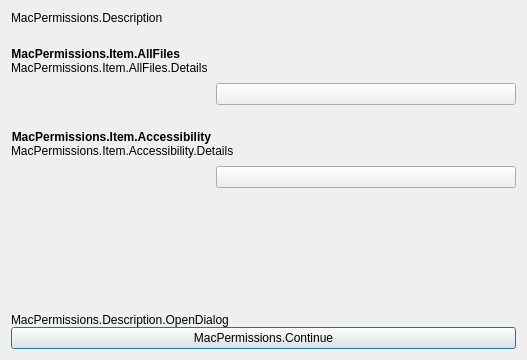
<?xml version="1.0" encoding="UTF-8"?>
<ui version="4.0">
 <class>PermissionDialog</class>
 <widget class="QDialog" name="PermissionDialog">
  <property name="geometry">
   <rect>
    <x>0</x>
    <y>0</y>
    <width>527</width>
    <height>360</height>
   </rect>
  </property>
  <property name="sizePolicy">
   <sizepolicy hsizetype="Minimum" vsizetype="Minimum">
    <horstretch>0</horstretch>
    <verstretch>0</verstretch>
   </sizepolicy>
  </property>
  <property name="minimumSize">
   <size>
    <width>0</width>
    <height>0</height>
   </size>
  </property>
  <property name="windowTitle">
   <string>MacPermissions.Title</string>
  </property>
  <property name="styleSheet">
   <string notr="true"/>
  </property>
  <layout class="QGridLayout" name="gridLayout_2">
   <item row="0" column="0">
    <layout class="QVBoxLayout" name="verticalLayout">
     <property name="spacing">
      <number>0</number>
     </property>
     <property name="sizeConstraint">
      <enum>QLayout::SetNoConstraint</enum>
     </property>
     <property name="leftMargin">
      <number>0</number>
     </property>
     <property name="topMargin">
      <number>0</number>
     </property>
     <property name="rightMargin">
      <number>0</number>
     </property>
     <property name="bottomMargin">
      <number>0</number>
     </property>
     <item>
      <layout class="QVBoxLayout" name="verticalLayout_7">
       <item>
        <widget class="QLabel" name="label">
         <property name="text">
          <string>MacPermissions.Description</string>
         </property>
         <property name="wordWrap">
          <bool>true</bool>
         </property>
        </widget>
       </item>
       <item>
        <layout class="QGridLayout" name="gridLayout">
         <item row="1" column="0">
          <spacer name="verticalSpacer">
           <property name="orientation">
            <enum>Qt::Vertical</enum>
           </property>
           <property name="sizeHint" stdset="0">
            <size>
             <width>20</width>
             <height>40</height>
            </size>
           </property>
          </spacer>
         </item>
         <item row="3" column="0">
          <widget class="QPushButton" name="continueButton">
           <property name="cursor">
            <cursorShape>PointingHandCursor</cursorShape>
           </property>
           <property name="text">
            <string>MacPermissions.Continue</string>
           </property>
          </widget>
         </item>
         <item row="2" column="0">
          <widget class="QLabel" name="label_2">
           <property name="text">
            <string>MacPermissions.Description.OpenDialog</string>
           </property>
           <property name="wordWrap">
            <bool>true</bool>
           </property>
           <property name="bottomMargin" stdset="0">
            <number>8</number>
           </property>
          </widget>
         </item>
         <item row="0" column="0">
          <layout class="QFormLayout" name="formLayout">
           <property name="fieldGrowthPolicy">
            <enum>QFormLayout::AllNonFixedFieldsGrow</enum>
           </property>
           <property name="rowWrapPolicy">
            <enum>QFormLayout::WrapAllRows</enum>
           </property>
           <property name="topMargin">
            <number>22</number>
           </property>
           <property name="bottomMargin">
            <number>0</number>
           </property>
           <item row="0" column="0">
            <widget class="QLabel" name="label_9">
             <property name="font">
              <font>
               <weight>75</weight>
               <bold>true</bold>
              </font>
             </property>
             <property name="text">
              <string>MacPermissions.Item.AllFiles</string>
             </property>
             <property name="alignment">
              <set>Qt::AlignRight|Qt::AlignTrailing|Qt::AlignVCenter</set>
             </property>
            </widget>
           </item>
           <item row="0" column="1">
            <widget class="QLabel" name="label_10">
             <property name="text">
              <string>MacPermissions.Item.AllFiles.Details</string>
             </property>
            </widget>
           </item>
           <item row="1" column="1">
            <layout class="QHBoxLayout" name="horizontalLayout_4">
             <property name="topMargin">
              <number>8</number>
             </property>
             <property name="bottomMargin">
              <number>25</number>
             </property>
             <item>
              <widget class="QWidget" name="widget" native="true"/>
             </item>
             <item>
              <widget class="QPushButton" name="allFilesPermissionButton">
               <property name="sizePolicy">
                <sizepolicy hsizetype="Fixed" vsizetype="Fixed">
                 <horstretch>0</horstretch>
                 <verstretch>0</verstretch>
                </sizepolicy>
               </property>
               <property name="minimumSize">
                <size>
                 <width>300</width>
                 <height>0</height>
                </size>
               </property>
               <property name="maximumSize">
                <size>
                 <width>300</width>
                 <height>16777215</height>
                </size>
               </property>
               <property name="baseSize">
                <size>
                 <width>300</width>
                 <height>0</height>
                </size>
               </property>
               <property name="cursor">
                <cursorShape>PointingHandCursor</cursorShape>
               </property>
              </widget>
             </item>
            </layout>
           </item>
           <item row="2" column="0">
            <widget class="QLabel" name="label_3">
             <property name="font">
              <font>
               <weight>75</weight>
               <bold>true</bold>
              </font>
             </property>
             <property name="text">
              <string>MacPermissions.Item.Accessibility</string>
             </property>
             <property name="alignment">
              <set>Qt::AlignRight|Qt::AlignTrailing|Qt::AlignVCenter</set>
             </property>
            </widget>
           </item>
           <item row="2" column="1">
            <widget class="QLabel" name="label_13">
             <property name="text">
              <string>MacPermissions.Item.Accessibility.Details</string>
             </property>
            </widget>
           </item>
           <item row="3" column="1">
            <layout class="QHBoxLayout" name="horizontalLayout_5">
             <property name="sizeConstraint">
              <enum>QLayout::SetDefaultConstraint</enum>
             </property>
             <property name="topMargin">
              <number>8</number>
             </property>
             <property name="bottomMargin">
              <number>25</number>
             </property>
             <item>
              <widget class="QWidget" name="widget2" native="true"/>
             </item>
             <item>
              <widget class="QPushButton" name="accessibilityPermissionButton">
               <property name="sizePolicy">
                <sizepolicy hsizetype="Fixed" vsizetype="Fixed">
                 <horstretch>0</horstretch>
                 <verstretch>0</verstretch>
                </sizepolicy>
               </property>
               <property name="minimumSize">
                <size>
                 <width>300</width>
                 <height>0</height>
                </size>
               </property>
               <property name="maximumSize">
                <size>
                 <width>300</width>
                 <height>16777215</height>
                </size>
               </property>
               <property name="baseSize">
                <size>
                 <width>300</width>
                 <height>0</height>
                </size>
               </property>
               <property name="cursor">
                <cursorShape>PointingHandCursor</cursorShape>
               </property>
              </widget>
             </item>
            </layout>
           </item>
          </layout>
         </item>
        </layout>
       </item>
      </layout>
     </item>
    </layout>
   </item>
  </layout>
 </widget>
 <resources/>
 <connections/>
</ui>
